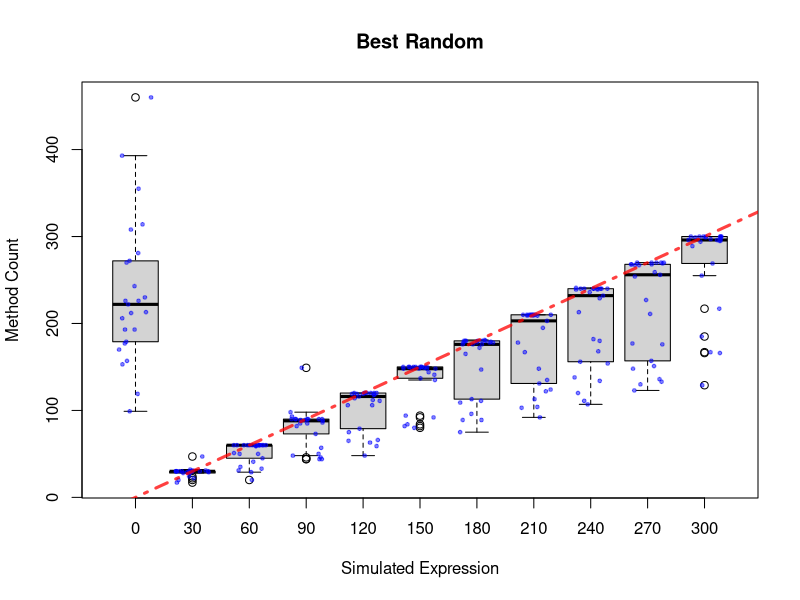
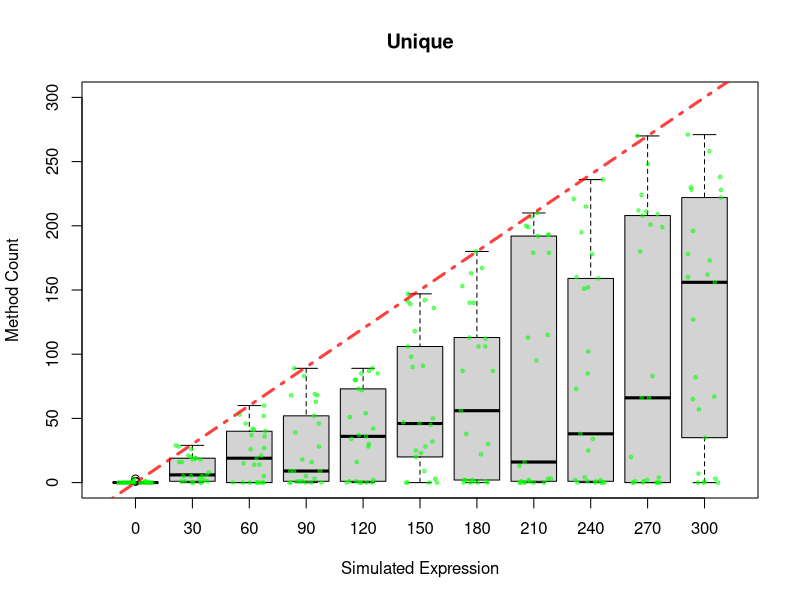
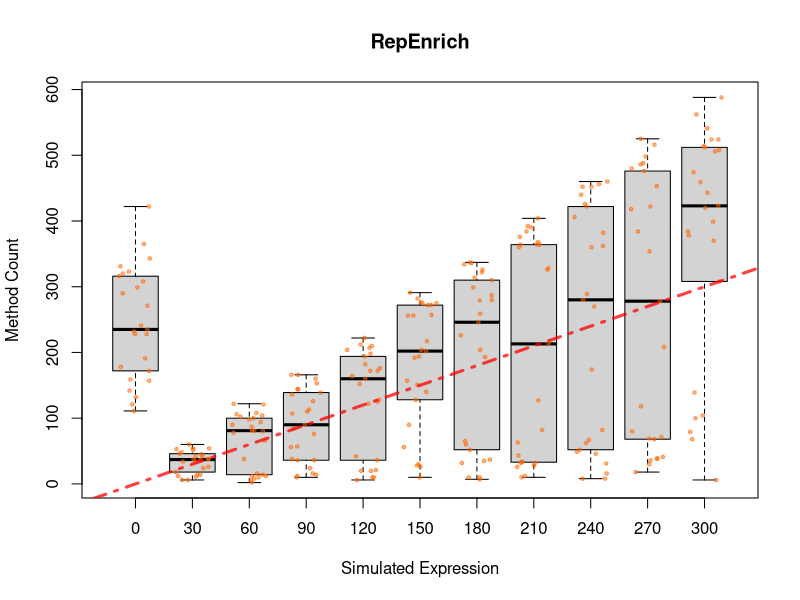
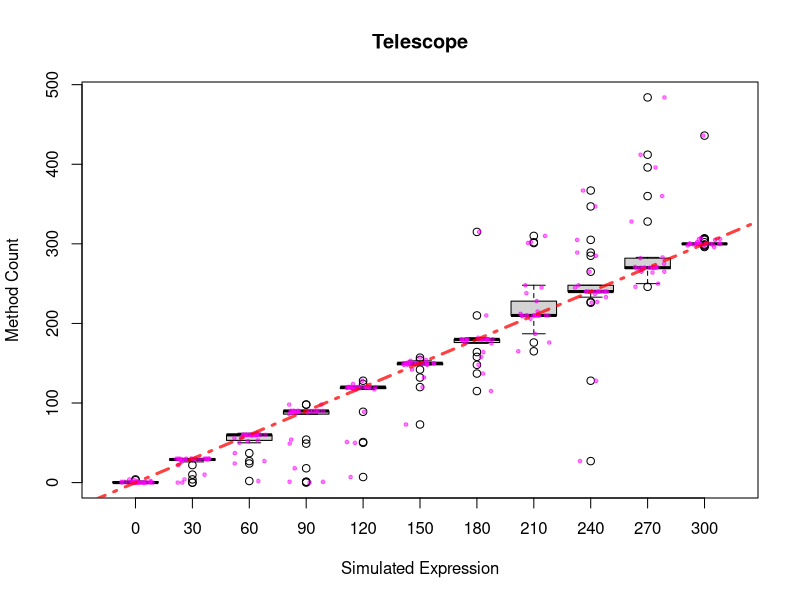
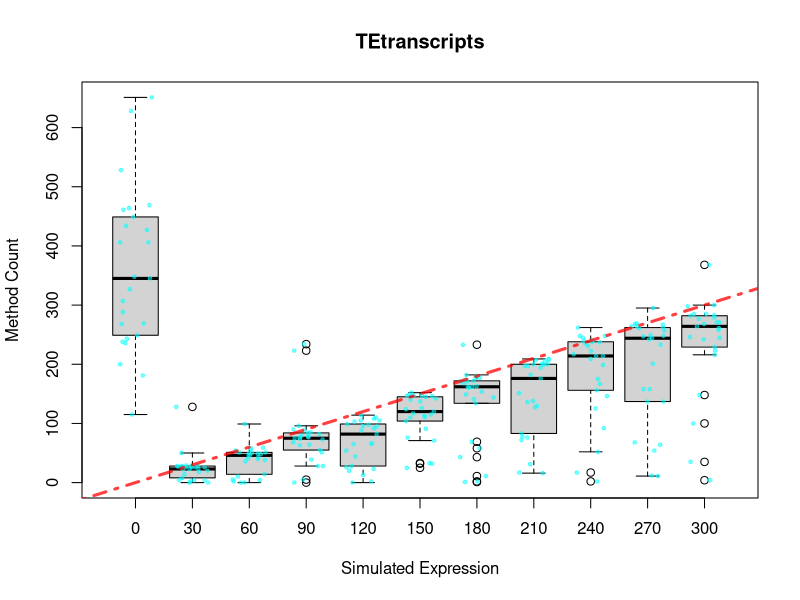
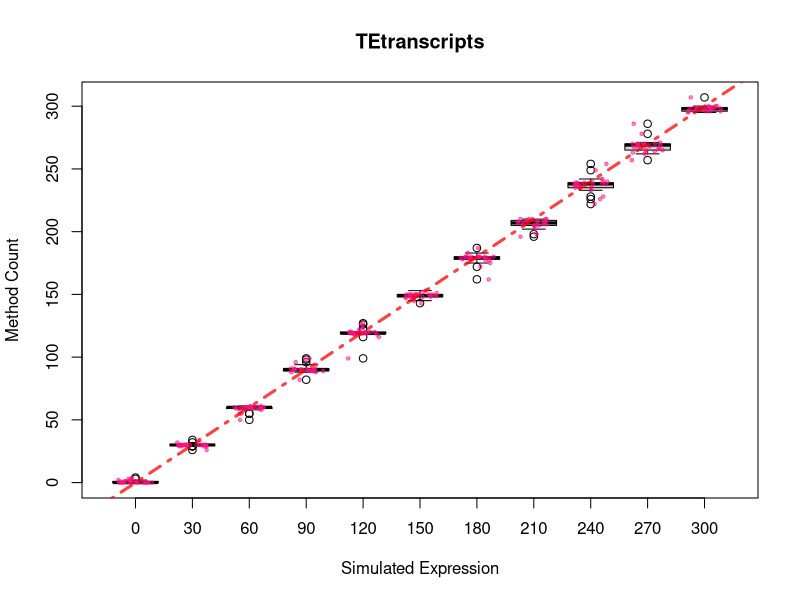
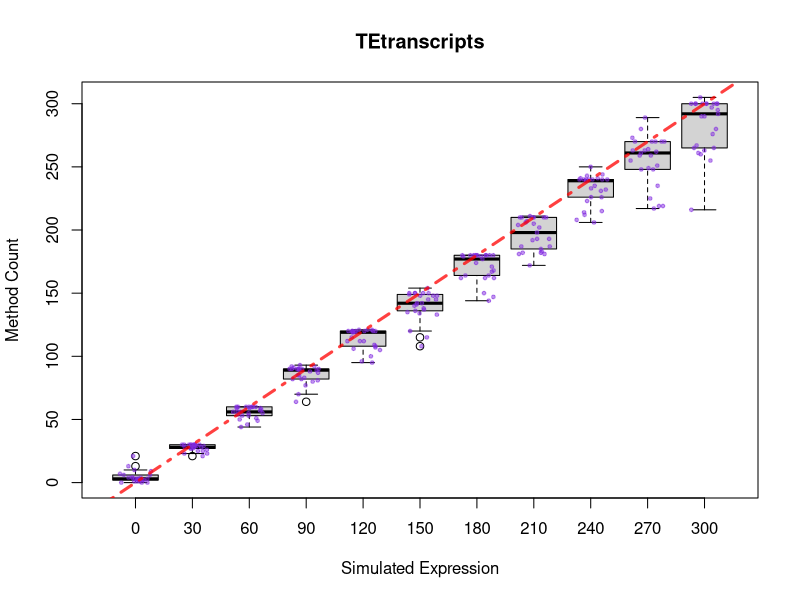
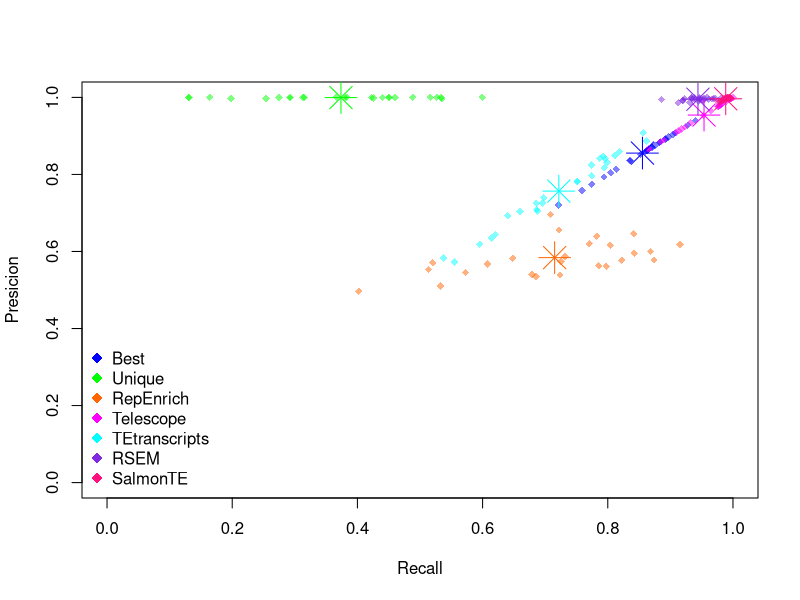

The R source for these figures, in order:

data<-read.delim("allSim_numbers_2.txt")

tiff("Best_counts.tiff", res=300, width=960, height=960, pointsize=7)
boxplot(data$best_counts~data$real,  main="Best Random", xlab = "Simulated Expression", ylab= "Method Count")
stripchart(best_counts~real, vertical = TRUE, data =data, jitter=0.3,method = "jitter", add = TRUE, pch = 20,cex=0.75, col = rgb(0,0,1,alpha=0.50))
abline(a=-30,b=30, col=rgb(1,0,0,alpha=0.75), lty=4, lwd=3)
dev.off()

tiff("Unique_counts.tiff", res=300, width=960, height=960, pointsize=7)
boxplot(data$uni_counts~data$real,  main="Unique", xlab = "Simulated Expression", ylab= "Method Count",ylim=c(0,300))
stripchart(uni_counts~real, vertical = TRUE, data =data, jitter=0.3,method = "jitter", add = TRUE, pch = 20,cex=0.75, col = rgb(0,1,0,alpha=0.50))
abline(a=-30,b=30, col=rgb(1,0,0,alpha=0.75), lty=4, lwd=3)
dev.off()

tiff("RepEnrich_counts.tiff", res=300, width=960, height=960, pointsize=7)
boxplot(data$repenrich_counts~data$real,  main="RepEnrich", xlab = "Simulated Expression", ylab= "Method Count")
stripchart(repenrich_counts~real, vertical = TRUE, data =data, jitter=0.3,method = "jitter", add = TRUE, pch = 20,cex=0.75, col = rgb(1,0.4,0,alpha=0.50))
abline(a=-30,b=30, col=rgb(1,0,0,alpha=0.75), lty=4, lwd=3)
dev.off()

tiff("Telescope_counts.tiff", res=300, width=960, height=960, pointsize=7)
boxplot(data$telescope~data$real,  main="Telescope", xlab = "Simulated Expression", ylab= "Method Count")
stripchart(telescope~real, vertical = TRUE, data =data, jitter=0.3,method = "jitter", add = TRUE, pch = 20,cex=0.75, col = rgb(1,0,1,alpha=0.50))
abline(a=-30,b=30, col=rgb(1,0,0,alpha=0.75), lty=4, lwd=3)
dev.off()

tiff("TEtranscripts_counts.tiff", res=300, width=960, height=960, pointsize=7)
boxplot(data$tetr_counts~data$real,  main="TEtranscripts", xlab = "Simulated Expression", ylab= "Method Count")
stripchart(tetr_counts~real, vertical = TRUE, data =data, jitter=0.3,method = "jitter", add = TRUE, pch = 20,cex=0.75, col = rgb(0,1,1,alpha=0.50))
abline(a=-30,b=30, col=rgb(1,0,0,alpha=0.75), lty=4, lwd=3)
dev.off()


tiff("SalmonTE_counts.tiff", res=300, width=960, height=960, pointsize=7)
boxplot(data$SalmonTE~data$real,  main="TEtranscripts", xlab = "Simulated Expression", ylab= "Method Count")
stripchart(SalmonTE~real, vertical = TRUE, data =data, jitter=0.3,method = "jitter", add = TRUE, pch = 20,cex=0.75, col = rgb(1,0.07,0.5,alpha=0.50))
abline(a=-30,b=30, col=rgb(1,0,0,alpha=0.75), lty=4, lwd=3)
dev.off()

tiff("RSEM_counts.tiff", res=300, width=960, height=960, pointsize=7)
boxplot(data$RSEM~data$real,  main="TEtranscripts", xlab = "Simulated Expression", ylab= "Method Count")
stripchart(RSEM~real, vertical = TRUE, data =data, jitter=0.3,method = "jitter", add = TRUE, pch = 20,cex=0.75, col = rgb(0.5,0.16,0.88,alpha=0.50))
abline(a=-30,b=30, col=rgb(1,0,0,alpha=0.75), lty=4, lwd=3)
dev.off()



vp<-matrix(ncol=7, nrow=length(data$best_counts))
fn<-matrix(ncol=7, nrow=length(data$best_counts))
fp<-matrix(ncol=7, nrow=length(data$best_counts))

logi<-(data$best_counts - data$real)<=0
vp[logi,1]<-data$best_counts[logi]
vp[!logi,1]<-data$real[!logi]
fn[logi,1]<-abs(data$best_counts[logi] - data$real[logi])
fn[!logi,1]<-0
fp[logi,1]<-0
fp[!logi,1]<-data$best_counts[!logi] - data$real[!logi]

logi<-(data$uni_counts - data$real)<=0
vp[logi,2]<-data$uni_counts[logi]
vp[!logi,2]<-data$real[!logi]
fn[logi,2]<-abs(data$uni_counts[logi] - data$real[logi])
fn[!logi,2]<-0
fp[logi,2]<-0
fp[!logi,2]<-data$uni_counts[!logi] - data$real[!logi]

logi<-(data$repenrich_counts - data$real)<=0
vp[logi,3]<-data$repenrich_counts[logi]
vp[!logi,3]<-data$real[!logi]
fn[logi,3]<-abs(data$repenrich_counts[logi] - data$real[logi])
fn[!logi,3]<-0
fp[logi,3]<-0
fp[!logi,3]<-data$repenrich_counts[!logi] - data$real[!logi]

logi<-(data$telescope - data$real)<=0
vp[logi,4]<-data$telescope[logi]
vp[!logi,4]<-data$real[!logi]
fn[logi,4]<-abs(data$telescope[logi] - data$real[logi])
fn[!logi,4]<-0
fp[logi,4]<-0
fp[!logi,4]<-data$telescope[!logi] - data$real[!logi]

logi<-(data$tetr_counts - data$real)<=0
vp[logi,5]<-data$tetr_counts[logi]
vp[!logi,5]<-data$real[!logi]
fn[logi,5]<-abs(data$tetr_counts[logi] - data$real[logi])
fn[!logi,5]<-0
fp[logi,5]<-0
fp[!logi,5]<-data$tetr_counts[!logi] - data$real[!logi]

logi<-(data$RSEM - data$real)<=0
vp[logi,6]<-data$RSEM[logi]
vp[!logi,6]<-data$real[!logi]
fn[logi,6]<-abs(data$RSEM[logi] - data$real[logi])
fn[!logi,6]<-0
fp[logi,6]<-0
fp[!logi,6]<-data$RSEM[!logi] - data$real[!logi]

logi<-(data$SalmonTE - data$real)<=0
vp[logi,7]<-data$SalmonTE[logi]
vp[!logi,7]<-data$real[!logi]
fn[logi,7]<-abs(data$SalmonTE[logi] - data$real[logi])
fn[!logi,7]<-0
fp[logi,7]<-0
fp[!logi,7]<-data$SalmonTE[!logi] - data$real[!logi]


tempseq<-vector()
presicion_samp<-matrix(ncol = 7,nrow = 25)
recall_samp<-matrix(ncol = 7,nrow = 25)
F1_score <-matrix(ncol = 7,nrow = 25)
for (i in 1:25){
 tempseq<- seq(from=(i-1)*11+1,to = i*11,by=1)
 presicion_samp[i,]<-colSums(vp[tempseq,])/(colSums(vp[tempseq,])+colSums(fp[tempseq,]))
 recall_samp[i,]<-colSums(vp[tempseq,])/(colSums(vp[tempseq,])+colSums(fn[tempseq,]))
 F1_score[i,] <- 2* presicion_samp[i,]*recall_samp[i,]/(presicion_samp[i,]+recall_samp[i,])
} 

presicion<-colSums(vp)/(colSums(vp)+colSums(fp))
recall<-colSums(vp)/(colSums(vp)+colSums(fn))

tiff("Presicion_Recall2.tiff", res=300, width=960, height=960, pointsize=7)
plot(recall_samp, presicion_samp,xlim=c(0,1),ylim=c(0,1), ylab="Presicion",xlab="Recall", pch=18,cex=1,
     col=c(rep(rgb(0,0,1,alpha=0.50),25),
           rep(rgb(0,1,0,alpha=0.50),25),
           rep(rgb(1,0.4,0,alpha=0.50),25),
           rep(rgb(1,0,1,alpha=0.50),25),
           rep(rgb(0,1,1,alpha=0.50),25),
           rep(rgb(0.5,0.16,0.88,alpha=0.50),25),
           rep(rgb(1,0.07,0.5,alpha=0.50),25)
           ))
points( recall,presicion, col=c(rgb(0,0,1), rgb(0,1,0),rgb(1,0.4,0),rgb(1,0,1),rgb(0,1,1),rgb(0.5,0.16,0.88),rgb(1,0.07,0.5)), pch=8,cex=3)
legend("bottomleft", legend = c("Best", "Unique", "RepEnrich", "Telescope", "TEtranscripts","RSEM","SalmonTE"),
  col = c(rgb(0,0,1), rgb(0,1,0),rgb(1,0.4,0),rgb(1,0,1),rgb(0,1,1),rgb(0.5,0.16,0.88),rgb(1,0.07,0.5)), pch=18,bty = "n",pt.cex=1.5)
dev.off()



F1_score2<-cbind(as.vector(F1_score),c(rep(rgb(0,0,1),25),rep(rgb(0,1,0),25),rep(rgb(1,0.4,0),25),rep(rgb(1,0,1),25),rep(rgb(0,1,1),25),rep(rgb(0.5,0.16,0.88),25),rep(rgb(1,0.07,0.5),25)))
F1_score3<-F1_score2[order(F1_score2[,1]),]

tiff("F1_score2.tiff", res=300, width=960, height=960, pointsize=7)
barplot(as.numeric(F1_score3[,1]), col=F1_score3[,2],border = NA, ylab="F1 score")
legend("bottom",legend = c("Best", "Unique", "RepEnrich", "Telescope", "TEtranscripts","RSEM","SalmonTE"),
       col = c(rgb(0,0,1), rgb(0,1,0),rgb(1,0.4,0),rgb(1,0,1),rgb(0,1,1),rgb(0.5,0.16,0.88),rgb(1,0.07,0.5)),pch=15,pt.cex=1.5,bty = "n", xpd = TRUE,ncol=2, inset = c(0,-0.25),cex=1)
dev.off()

density_data<-apply(F1_score,2,density)
ymin<-min(density_data[[1]]$y,density_data[[2]]$y,density_data[[3]]$y,density_data[[4]]$y,density_data[[5]]$y,density_data[[6]]$y,density_data[[7]]$y)
ymax<-max(density_data[[1]]$y,density_data[[2]]$y,density_data[[3]]$y,density_data[[4]]$y,density_data[[5]]$y,density_data[[6]]$y,density_data[[7]]$y)

tiff("F1_score_density2.tiff", res=300, width=960, height=960, pointsize=7)
plot(density_data[[1]], col=rgb(0,0,1),ylim=c(ymin,ymax),xlim=c(0,1.1),main="F1 score")
polygon(density_data[[1]],col=rgb(0,0,1,alpha = 0.5), border=NA)
lines(density_data[[2]],col=rgb(0,1,0))
polygon(density_data[[2]],col=rgb(0,1,0,alpha = 0.5), border=NA)
lines(density_data[[3]],col=rgb(1,0.4,0))
polygon(density_data[[3]],col=rgb(1,0.4,0,alpha = 0.5), border=NA)
lines(density_data[[4]],col=rgb(1,0,1))
polygon(density_data[[4]],col=rgb(1,0,1,alpha = 0.5), border=NA)
lines(density_data[[5]],col=rgb(0,1,1))
polygon(density_data[[5]],col=rgb(0,1,1,alpha = 0.5), border=NA)
lines(density_data[[6]],col=rgb(0.5,0.16,0.88))
polygon(density_data[[6]],col=rgb(0.5,0.16,0.88,alpha = 0.5), border=NA)
lines(density_data[[7]],col=rgb(1,0.07,0.5))
polygon(density_data[[7]],col=rgb(1,0.07,0.5,alpha = 0.5), border=NA)
legend("topleft",legend = c("Best", "Unique", "RepEnrich", "Telescope", "TEtranscripts","RSEM","SalmonTE"),
       col = c(rgb(0,0,1), rgb(0,1,0),rgb(1,0.4,0),rgb(1,0,1),rgb(0,1,1),rgb(0.5,0.16,0.88),rgb(1,0.07,0.5)),pch=15,pt.cex=1.5,bty = "n",cex=1)
dev.off()
